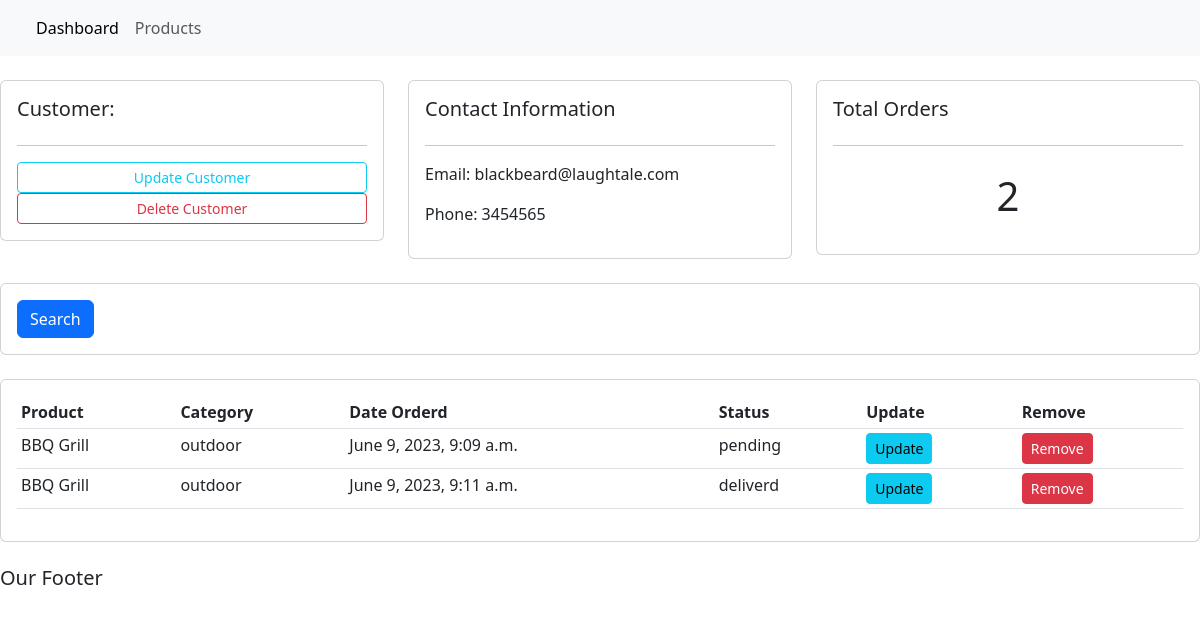
Page /customer/2/ on the earlier database version.
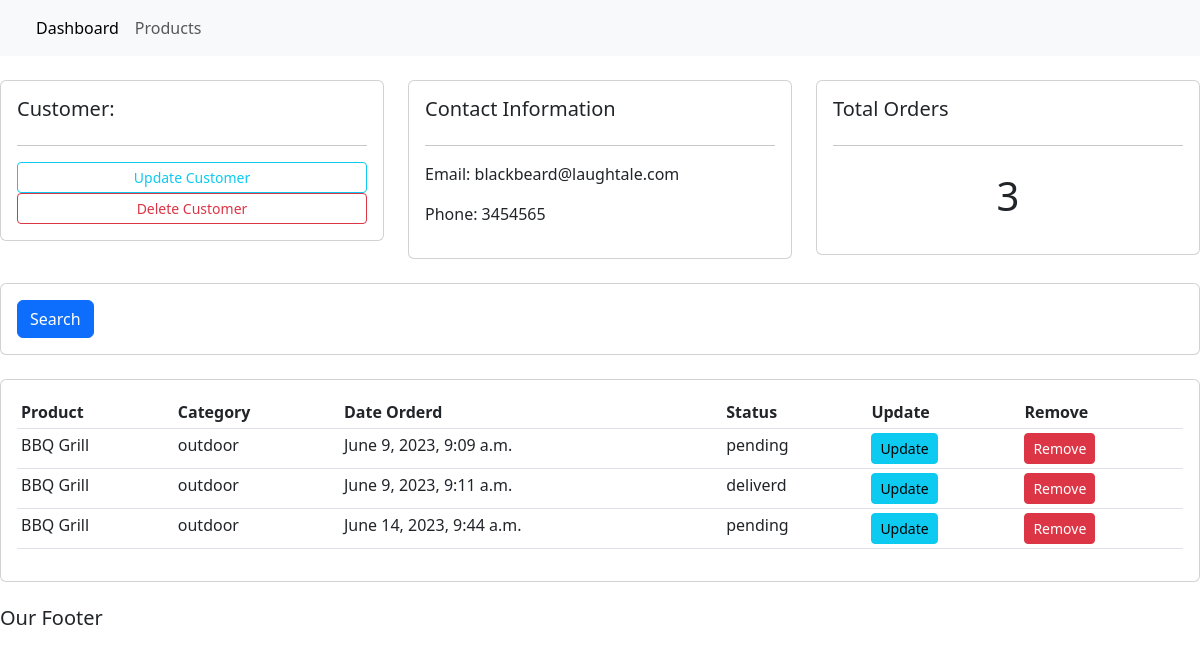
Same page on the later database version.
### Accounts/models.py (models this page shows, shortened)
class Customer(models.Model):
    name = models.CharField(max_length = 200, null=True)
    phone = models.CharField(max_length = 200, null=True)
    email = models.CharField(max_length = 200, null=True)
    date_created = models.DateTimeField(auto_now_add=True)

class Order(models.Model):
    STATUS = (
        ('pending','pending'),
        ('out for delivery','out for delivery'),
        ('deliverd','deliverd'),
    )
    customer = models.ForeignKey(Customer, null=True, on_delete=models.SET_NULL)
    product = models.ForeignKey(Product, null=True, on_delete=models.SET_NULL)
    date_created = models.DateTimeField(auto_now_add=True)
    status = models.CharField(max_length=200,null=True,choices=STATUS)

class Product(models.Model):
    CATEGORY =(
        ('indoor','indoor'),
        ('outdoor','outdoor'),
    )
    name = models.CharField(max_length = 200, null=True)
    price = models.FloatField(null=True)
    category = models.CharField(max_length = 200, null=True, choices= CATEGORY)
    description = models.CharField(max_length = 200, null=True, blank = True)
    date_created = models.DateTimeField(auto_now_add=True)
    tags = models.ManyToManyField(Tag)
    def __str__(self):
        return self.name

### Accounts/views.py (the view)
# urls.py: path('customer/<str:pk_test>/',views.customer,name='customer'),
def customer(request,pk_test):
    customer = Customer.objects.get(id=pk_test)
    orders = customer.order_set.all()
    order_count = orders.count()
    context = {'customer':customer,'orders':orders,'order_count':order_count}
    return render(request,'Accounts/customer.html',context)

### Accounts/templates/Accounts/customer.html
{% extends 'Accounts/index.html'%}
{% block content %}
<br>
<div class="row">
	<div class="col-md">
		<div class="card card-body">
			<h5>Customer:</h5>
			<hr>
			<a class="btn btn-outline-info  btn-sm btn-block" href="">Update Customer</a>
			<a class="btn btn-outline-danger  btn-sm btn-block" href="">Delete Customer</a>
		</div>
	</div>
	<div class="col-md">
		<div class="card card-body">
			<h5>Contact Information</h5>
			<hr>
			<p>Email: {{customer.email}}</p>
			<p>Phone: {{customer.phone}}</p>
		</div>
	</div>
	<div class="col-md">
		<div class="card card-body">
			<h5>Total Orders</h5>
			<hr>
			<h1 style="text-align: center;padding: 10px">{{order_count}}</h1>
		</div>
	</div>
</div>
<br>
<div class="row">
	<div class="col">
		<div class="card card-body">
			<form method="get">
		    <button class="btn btn-primary" type="submit">Search</button>
		  </form>
		</div>
	</div>
</div>
<br>
<div class="row">
	<div class="col-md">
		<div class="card card-body">
			<table class="table table-sm">
				<tr>
					<th>Product</th>
					<th>Category</th>
					<th>Date Orderd</th>
					<th>Status</th>
					<th>Update</th>
					<th>Remove</th>
				</tr>
				{% for order in orders %}
				<tr>
					<td>{{order.product}}</td>
					<td>{{order.product.category}}</td>
					<td>{{order.date_created}}</td>
					<td>{{order.status}}</td>
					<td><a class="btn btn-sm btn-info" href="">Update</a></td>
					<td><a class="btn btn-sm btn-danger href="">Remove</a></td>
				</tr>
				{% endfor %}
			</table>
		</div>
	</div>
</div>
{% endblock %}

### Accounts/templates/Accounts/index.html (shortened to what this page needs)
{% load static %}
<!DOCTYPE html>
<html>
    <head>
        <link rel="stylesheet"  type = "text/css"    href="{% static 'css/main.css' %}">
        <link href="https://cdn.jsdelivr.net/npm/bootstrap@5.3.0/dist/css/bootstrap.min.css" rel="stylesheet">
    </head>
    <body>
        {% include 'Accounts/navbar.html'%}
        {% block content %}
        {% endblock %}
        <br>
        <h5>Our Footer</h5>
    </body>
</html>

### Accounts/templates/Accounts/navbar.html (shortened to what this page needs)
{% load static %}
<nav class="navbar navbar-expand-lg bg-body-tertiary">
    <div class="container-fluid">
      <div class="collapse navbar-collapse" id="navbarNav">
        <ul class="navbar-nav">
          <li class="nav-item">
            <a class="nav-link active" aria-current="page" href="{% url 'home'%}">Dashboard</a>
          </li>
          <li class="nav-item">
            <a class="nav-link" href="{%url 'products'%}">Products</a>
          </li>
        </ul>
      </div>
    </div>
  </nav>

### static/css/main.css (style rules this page uses)
body { background-color: #ebeff5; }

Differences in the rows shown:
added Order: product "BBQ Grill", product.category "outdoor", date_created "June 14, 2023, 9:44 a.m.", status "pending"
Other differences:
{{ order_count }}: "2" → "3"
